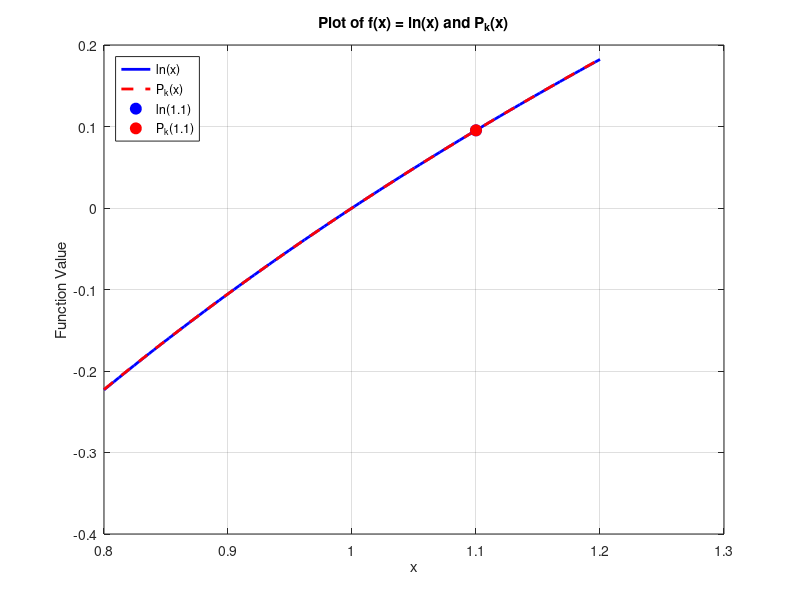

The MATLAB script that drew this image:
% Problem 1 programming part. Plots f(x) = ln x and the approximation
% polynomial P_k on the same figure for x in [0.8, 1.2]. Marks the
% locations (1.1, ln(1.1)) and (1.1, P_k(1.1)).

% Define the function and polynomial
f = @(x) log(x);
Pk = @(x) (x-1) - ((x-1).^2)/2 + ((x-1).^3)/3;
% Define the x range
x = linspace(0.8, 1.2, 100);
% Compute function values
y_f = f(x);
y_Pk = Pk(x);
% Plot the curves
figure;
plot(x, y_f, 'b', 'LineWidth', 2); hold on;
plot(x, y_Pk, 'r--', 'LineWidth', 2);
% Mark the points (1.1, ln(1.1)) and (1.1, Pk(1.1))
x_mark = 1.1;
y_f_mark = f(x_mark);
y_Pk_mark = Pk((x_mark));
plot(x_mark, y_f_mark, 'bo', 'MarkerSize', 8, 'MarkerFaceColor', 'b');
plot(x_mark, y_Pk_mark, 'ro', 'MarkerSize', 8, 'MarkerFaceColor', 'r');
% Labels and title
xlabel('x');
ylabel('Function Value');
title('Plot of f(x) = ln(x) and P_k(x)');
legend('ln(x)', 'P_k(x)', 'ln(1.1)', 'P_k(1.1)', 'Location', 'NorthWest');
grid on;
hold off;
